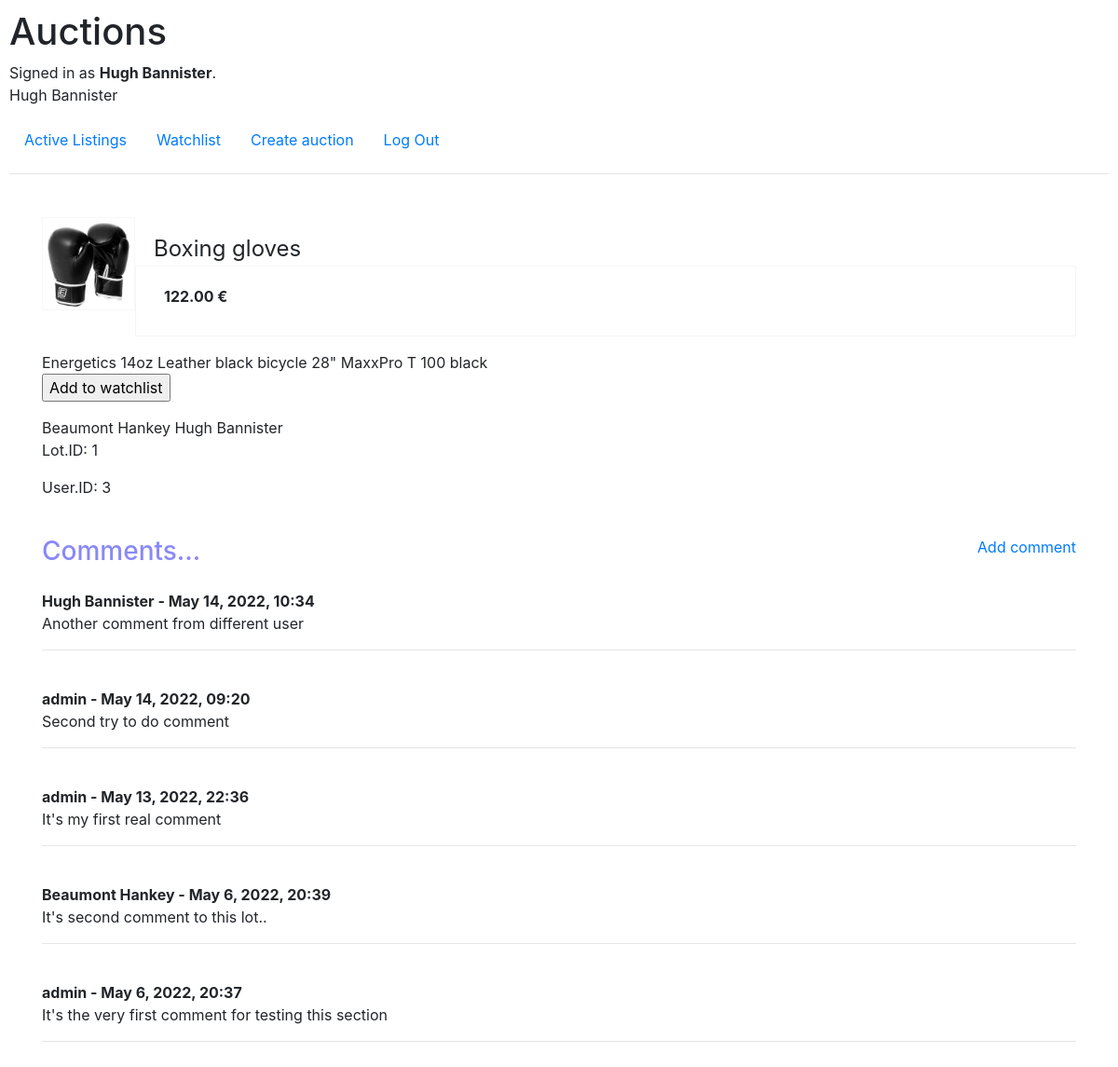
Page /lot/1 (signed in) on the committed database.
### auctions/models.py (models this page shows, shortened)
class User(AbstractUser):
    pass

class Lot(models.Model):
    title = models.CharField(max_length=180)
    photo = models.ImageField(upload_to='images', blank=True)
    categories = models.ManyToManyField(Category, blank=True, related_name='category_lot')
    owner_name = models.ForeignKey(User, on_delete=models.CASCADE)
    description = models.CharField(max_length=200, blank=True)
    starting_price = models.DecimalField(max_digits=10, decimal_places=2)

class Comment(models.Model):
  item_comment = models.ForeignKey(Lot, related_name = 'comments', on_delete=models.CASCADE)
  author_comment = models.ForeignKey(User, on_delete=models.CASCADE)
  body_comment = models.TextField()
  date_added = models.DateTimeField(auto_now_add=True)

### auctions/views.py (the view)
# urls.py: path("lot/<int:lot_id>", views.lot, name="lot"),
def lot(request, lot_id):
    lot = Lot.objects.get(pk=lot_id)
    return render(request, "auctions/lot.html", {
        "lot": lot,
    })

### auctions/templatetags/auctions_extras.py (called while the page is built)
@register.filter(name= 'name_as_str')
def name_as_str(value):
   return value.__str__()

### auctions/templates/auctions/lot.html (shortened to what this page needs)
{% extends "auctions/layout.html" %}
{% load auctions_extras %}
{% block body %}
<div class="lot">
   {% if lot.photo %}
      <div class="img">
         <img src="{{ lot.photo.url }}" style="max-width: 100%; height: auto;"></img>
      </div>
   {% else %}
      <div class="img"></div>
   {% endif %}
   <div class="title">{{ lot.title }}</div>
   <div class="price"><strong>{{ lot.starting_price }} &#8364</strong></div>
   <div class="description">{{lot.description}}</div>
   {% if user.is_authenticated %}
      <div class="btn-watchlist">
         {% if in_watchlist %}
            <form action="{% url 'watchlist' %}" method="post">
               {% csrf_token %}
               {{ form }}
               <p><input type="submit" value="Remove from watchlist"></p>
            </form>
         {% else %}
            <form action="{% url 'watchlist' %}" method="post">
               <p><input type="submit" value="Add to watchlist"></p>
            </form>
         {% endif %}
      </div>
   {% endif %}
   {{lot.owner_name }}
   {{user.username}}
   <p>Lot.ID: {{lot.id}}</p>
   <p>User.ID: {{user.id}}</p>
   <br/>
   <div class="comments">
      <div>
         <h3 style="color: rgb(137, 137, 246); display: inline; ">Comments...</h3>
         <p style="display: inline; float: right">
            {% if user.is_authenticated %}
               <a href="{% url 'add_comment' lot.id user.id %}">Add comment</a>
            {% else %}
               Add comment
            {% endif%}
         </p>
         <br/><br/>
      </div>
      {% if not lot.comments.all %}
         No Comments Yet...
      {% else %}
         {% for comment in lot.comments.all|dictsortreversed:'date_added' %}
            <strong>
               {{ comment.author_comment }} - {{ comment.date_added|date:"N j, Y,  H:i" }}
            </strong>
            <br/>
            {{ comment.body_comment }}
            <hr>
            <br/>
         {% endfor %}
      {% endif %}
   </div>
</div>
{% endblock %}

### auctions/templates/auctions/layout.html (shortened to what this page needs)
{% load static %}
<!DOCTYPE html>
<html lang="en">
<head>
    <link rel="stylesheet" href="https://stackpath.bootstrapcdn.com/bootstrap/4.4.1/css/bootstrap.min.css"
>
    <link href="{% static 'auctions/styles.css' %}" rel="stylesheet">
</head>
<body>
    <h1>Auctions</h1>
    <div>
        {% if user.is_authenticated %}
        Signed in as <strong>{{ user.username }}</strong>.
        <p>{{ user }}</p>
        {% else %}
        Незареєстрований відвідувач.
        {% endif %}
    </div>
    <ul class="nav">
        <li class="nav-item">
            <a class="nav-link" href="{% url 'index' %}">Active Listings</a>
        </li>
        {% if user.is_authenticated %}
        <li class="nav-item">
            <a class="nav-link" href="{% url 'watch_list' user.id %}">Watchlist</a>
        </li>
        <li class="nav-item">
            <a class="nav-link" href="{% url 'create_auction' user.id %}">Create auction</a>
        </li>
        <li class="nav-item">
            <a class="nav-link" href="{% url 'logout' %}">Log Out</a>
        </li>
        {% endif %}
    </ul>
    <hr>
    {% block body %}
    {% endblock %}
</body>
</html>

### auctions/static/auctions/styles.css (style rules this page uses)
body { padding: 10px; }
.lot { padding: 30px; min-height: 150px; margin: 0 5px 0px 5px; }
.img { width: 100px; height: 100px; float: left; border: 1px solid rgb(248, 247, 247); padding: 5px; }
.price { padding: 20px 20px 20px 30px; padding-bottom: 30px; border: 1px solid rgb(247, 244, 244); margin-left: 100px; }
.title { margin-left: 120px; font-size: 150%; }

### rows in the picture
User: username "Hugh Bannister", id "3"
Lot: photo (picture), title "Boxing gloves", starting_price "122.00", description "Energetics 14oz Leather black bicycle 28\" MaxxPro T 100 black", owner_name "Beaumont Hankey", id "1"
Comment: author_comment "Hugh Bannister", date_added "May 14, 2022, 10:34", body_comment "Another comment from different user"
Comment: author_comment "admin", date_added "May 14, 2022, 09:20", body_comment "Second try to do comment"
Comment: author_comment "admin", date_added "May 13, 2022, 22:36", body_comment "It's my first real comment"
Comment: author_comment "Beaumont Hankey", date_added "May 6, 2022, 20:39", body_comment "It's second comment to this lot.."
Comment: author_comment "admin", date_added "May 6, 2022, 20:37", body_comment "It's the very first comment for testing this section"
